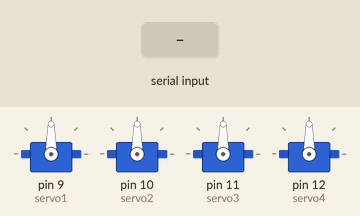
This sketch was run on a simulated Arduino Uno, built with avr-gcc and run on an emulated ATmega328P. On the bench: 4 × servo. The inputs (shaded band) are chosen by the test bench.

Above: at 1.2 s.
1.3 s: "90,45,200\n" received over Serial
At 1.8 s:
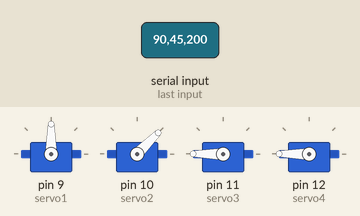
2.8 s: "30,150,10\n" received over Serial
At 4.0 s:
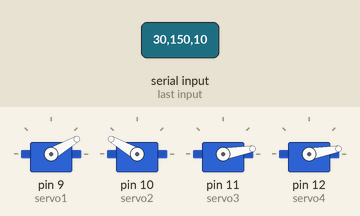
4.3 s: "90,45\n" received over Serial
At 5.1 s:
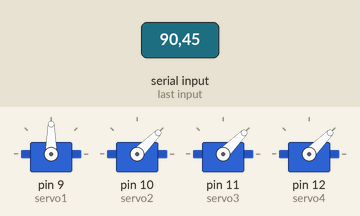
5.8 s: "30,150\n" received over Serial
At 6.3 s:
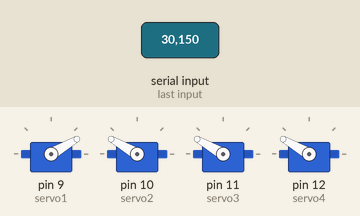
7.3 s: "90,45,200,10\n" received over Serial
At 7.7 s:
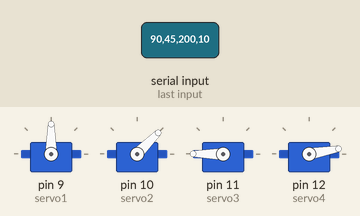
8.8 s: "30,150,10,200\n" received over Serial
At 10.1 s:
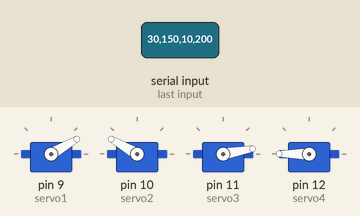
Timing chart, 0 to 11.3 s (numbered marks = the images above; inputs shaded):
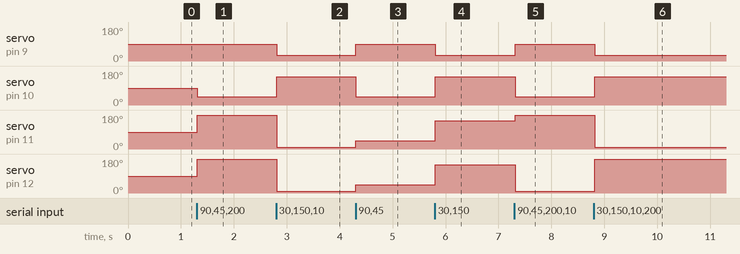

The sketch:

bracohtml.ino
```cpp
#include <Servo.h>

Servo servo1;
Servo servo2;
Servo servo3;
Servo servo4;

void setup() {
  Serial.begin(9600);
  servo1.attach(9);
  servo2.attach(10);
  servo3.attach(11);
  servo4.attach(12);
}

void loop() {
  if (Serial.available() > 0) {
    String data = Serial.readStringUntil('\n');
    int pos1 = data.substring(0, data.indexOf(',')).toInt();
    data.remove(0, data.indexOf(',') + 1);
    int pos2 = data.substring(0, data.indexOf(',')).toInt();
    data.remove(0, data.indexOf(',') + 1);
    int pos3 = data.substring(0, data.indexOf(',')).toInt();
    data.remove(0, data.indexOf(',') + 1);
    int pos4 = data.toInt();

    servo1.write(pos1);
    servo2.write(pos2);
    servo3.write(pos3);
    servo4.write(pos4);
  }
}
```

Measured:
- after the input at 1.3 s, servo on pin 10 (servo2): 90° → 45° at once; servo on pin 11 (servo3), servo on pin 12 (servo4): 90° → 180° at once
- after the input at 2.8 s, servo on pin 9 (servo1): 90° → 30° at once; servo on pin 10 (servo2): 45° → 150° at once; servo on pin 11 (servo3), servo on pin 12 (servo4): 180° → 10° at once
- after the input at 4.3 s, servo on pin 9 (servo1): 30° → 90° at once; servo on pin 10 (servo2): 150° → 45° at once; servo on pin 11 (servo3), servo on pin 12 (servo4): 10° → 45° at once
- after the input at 5.8 s, servo on pin 9 (servo1): 90° → 30° at once; servo on pin 10 (servo2), servo on pin 11 (servo3), servo on pin 12 (servo4): 45° → 150° at once
- after the input at 7.3 s, servo on pin 9 (servo1): 30° → 90° at once; servo on pin 10 (servo2): 150° → 45° at once; servo on pin 11 (servo3): 150° → 180° at once; servo on pin 12 (servo4): 150° → 10° at once
- after the input at 8.8 s, servo on pin 9 (servo1): 90° → 30° at once; servo on pin 10 (servo2): 45° → 150° at once; servo on pin 11 (servo3): 180° → 10° at once; servo on pin 12 (servo4): 10° → 180° at once
